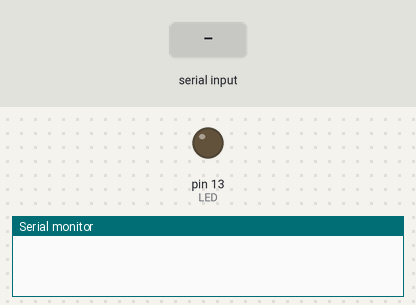
This sketch was run on a simulated Arduino Uno, built with avr-gcc and run on an emulated ATmega328P. Parts: output pins drawn as LEDs (lit = HIGH), the last lines printed to the serial monitor. The inputs (shaded band) are chosen by the test bench.

Above: at 1.2 s.
1.3 s: "T" received over Serial
At 1.9 s:
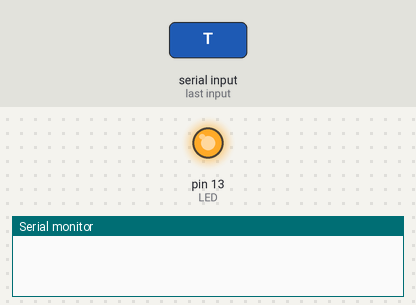
4.3 s: "1" received over Serial
At 5.4 s:
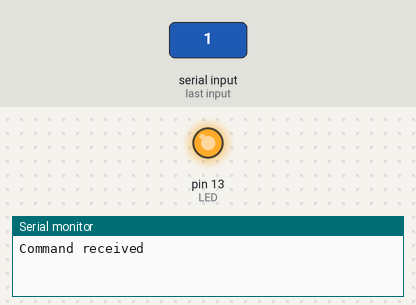
Timing chart, 0 to 7.3 s (numbered marks = the images above; inputs shaded):
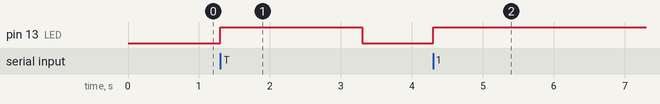

Measured:
- after the input at 1.3 s, pin 13 (LED): LOW → HIGH at once, → LOW 2.0 s later
- after the input at 4.3 s, pin 13 (LED): LOW → HIGH at once

The sketch:

SerialTest.ino
```cpp
// Sketch to test serial comms between Arduino/Python

#define LED 13

void setup()
{
  Serial.begin(9600);
  pinMode(LED, OUTPUT);
  digitalWrite(LED, LOW);

}

void loop()
{
  while(Serial.available() > 0)
  {
    for(int i = 0; i < 10; i++)
    {
      digitalWrite(LED, HIGH);
      delay(100);
    }

    char incomingByte = Serial.read();
    if(incomingByte == 'T')
    {
      digitalWrite(LED, HIGH);
      delay(1000);
      Serial.println("Command received");
      digitalWrite(LED, LOW);
    }

  }
}
```
